Frame 1 (no input): blank canvas, image omitted
Frame 60 (no input): blank canvas, image omitted
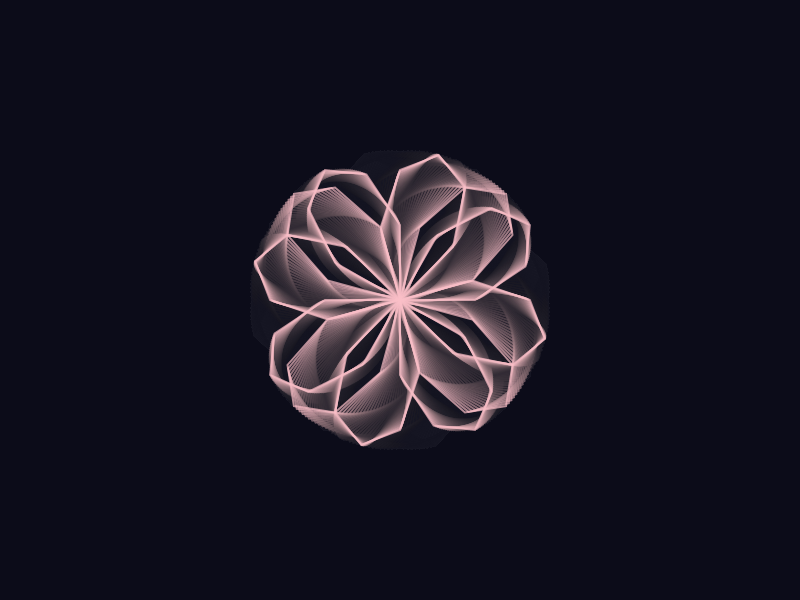
Frame 120 (the mouse pressed at the canvas centre since frame 60)

The p5.js sketch whose frames 1 and 60 were blank and that drew this single picture after the mouse press (run headless with seeded random() and noise() and a simulated clock; from frame 60 on, the mouse is pressed at the canvas centre):

// p5.js sketch
// ── sketch.js
function setup() {
  createCanvas(800, 600);
  angleMode(DEGREES);
  noFill();
}

function draw() {
  // Fondo con estela suave (fade effect)
  background(15, 15, 25, 20);

  translate(width / 2, height / 2);

  // Mapear la posición del mouse para controlar la cantidad y velocidad
  let numPetals = 24;
  let maxRadius = map(mouseX, 0, width, 0, 300);
  let rotationSpeed = frameCount * 0.5;

  // Dibujar múltiples capas geométricas
  for (let i = 0; i < 3; i++) {
    rotate(rotationSpeed * (i + 1) * 0.5);
    
    beginShape();
    for (let a = 0; a < 360; a += 360 / numPetals) {
      // Usamos seno y coseno para crear ondas fluidas reactivas al mouse
      let angleOffset = map(mouseY, 0, height, 0, 360);
      let r = maxRadius * sin(a * 2 + frameCount + i * 30);
      
      let x = r * cos(a + angleOffset);
      let y = r * sin(a + angleOffset);
      
      // Color dinámico basado en la posición y el tiempo
      let strokeColor = color(
        (sin(frameCount + a) * 127 + 128),
        (cos(frameCount * 0.5) * 127 + 128),
        200,
        180
      );
      stroke(strokeColor);
      strokeWeight(2);
      
      vertex(x, y);
    }
    endShape(CLOSE);
  }
}
